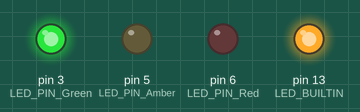
Simulated run of this sketch. Board: Arduino Uno, built with avr-gcc and run on an emulated ATmega328P. Shown: output pins drawn as LEDs (lit = HIGH).

Above: at 2.0 s.
At 4.8 s:
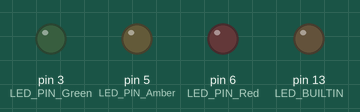
At 6.0 s:
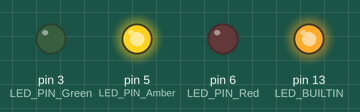
At 7.4 s:
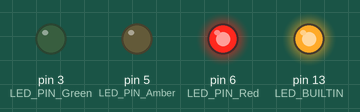
At 9.4 s:
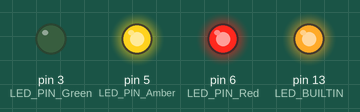
Timing chart, 0 to 13.8 s (numbered marks = the images above):
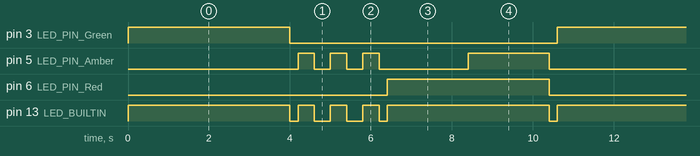

Measured:
- by itself, pin 3 (LED_PIN_Green), pin 6 (LED_PIN_Red): alternates HIGH for 4.0 s and LOW for 6.6 s
- by itself, pin 5 (LED_PIN_Amber): repeats every 10.6 s: 2 × (LOW 0.40 s, HIGH 0.40 s), LOW 2.2 s, HIGH 2.0 s, LOW 4.4 s, HIGH 0.40 s
- by itself, pin 13 (LED_BUILTIN): repeats every 10.6 s: LOW 0.20 s, 2 × (HIGH 0.40 s, LOW 0.40 s), HIGH 0.40 s, 2 × (LOW 0.20 s, HIGH 4.0 s)

The sketch:

Traffic_Light_Jam.ino
```cpp
// Define the pin which the LED is connected to
//220k resistors
//LED cables to the pins below
//ground cables to any grnd on board

//RED
#define LED_PIN_Red 6
//Amber
#define LED_PIN_Amber 5
//Green
#define LED_PIN_Green 3

// the setup function runs once when you press reset or power the board
void setup() {
  // initialize digital pin LED_BUILTIN as an output.
  pinMode(LED_BUILTIN, OUTPUT);
}

// the loop function runs over and over again forever
void loop() {

  //Green
  digitalWrite(LED_BUILTIN, HIGH);   // turn the onboard LED on (HIGH is the voltage level)
  analogWrite(LED_PIN_Green, 255);   // turn the green LED on
  delay(4000);                       // wait
  digitalWrite(LED_BUILTIN, LOW);    // turn the onboard LED off by making the voltage LOW
  analogWrite(LED_PIN_Green, 0);     // turn the green LED off
  delay(200);                        // wait

  //Amber (flash)
  digitalWrite(LED_BUILTIN, HIGH);   // turn the onboard LED on
  analogWrite(LED_PIN_Amber, 255);   // turn the amber LED on
  delay(400);                        // wait
  digitalWrite(LED_BUILTIN, LOW);    // turn the onboard LED off
  analogWrite(LED_PIN_Amber, 0);     // turn the amber LED off
  delay(400);                        // wait
   digitalWrite(LED_BUILTIN, HIGH);  // turn the onboard LED on
  analogWrite(LED_PIN_Amber, 255);   // turn the amber LED on
  delay(400);                        // wait
  digitalWrite(LED_BUILTIN, LOW);    // turn the onboard LED off
  analogWrite(LED_PIN_Amber, 0);     // turn the amber LED oFF
  delay(400);                        // wait
  digitalWrite(LED_BUILTIN, HIGH);   // turn the onboard LED on
  analogWrite(LED_PIN_Amber, 255);   // turn the amber LED on
  delay(400);                        // wait
  digitalWrite(LED_BUILTIN, LOW);    // turn the onboard LED off
  analogWrite(LED_PIN_Amber, 0);     // turn the amber LED off
  delay(200);                        // wait

  //Red ONLY
  digitalWrite(LED_BUILTIN, HIGH);   // turn the onboard LED on
  analogWrite(LED_PIN_Red, 255);     // turn the red LED on
  delay(2000);                       // wait

  //Red AND Amber
  analogWrite(LED_PIN_Amber, 255);   // turn the amber LED on
  delay(2000);                       // wait
  digitalWrite(LED_BUILTIN, LOW);    // turn the onboard LED off
  analogWrite(LED_PIN_Red, 0);       // turn the red LED off
  analogWrite(LED_PIN_Amber, 0);     // turn the amber LED off
  delay(200);                        // wait


}
```
